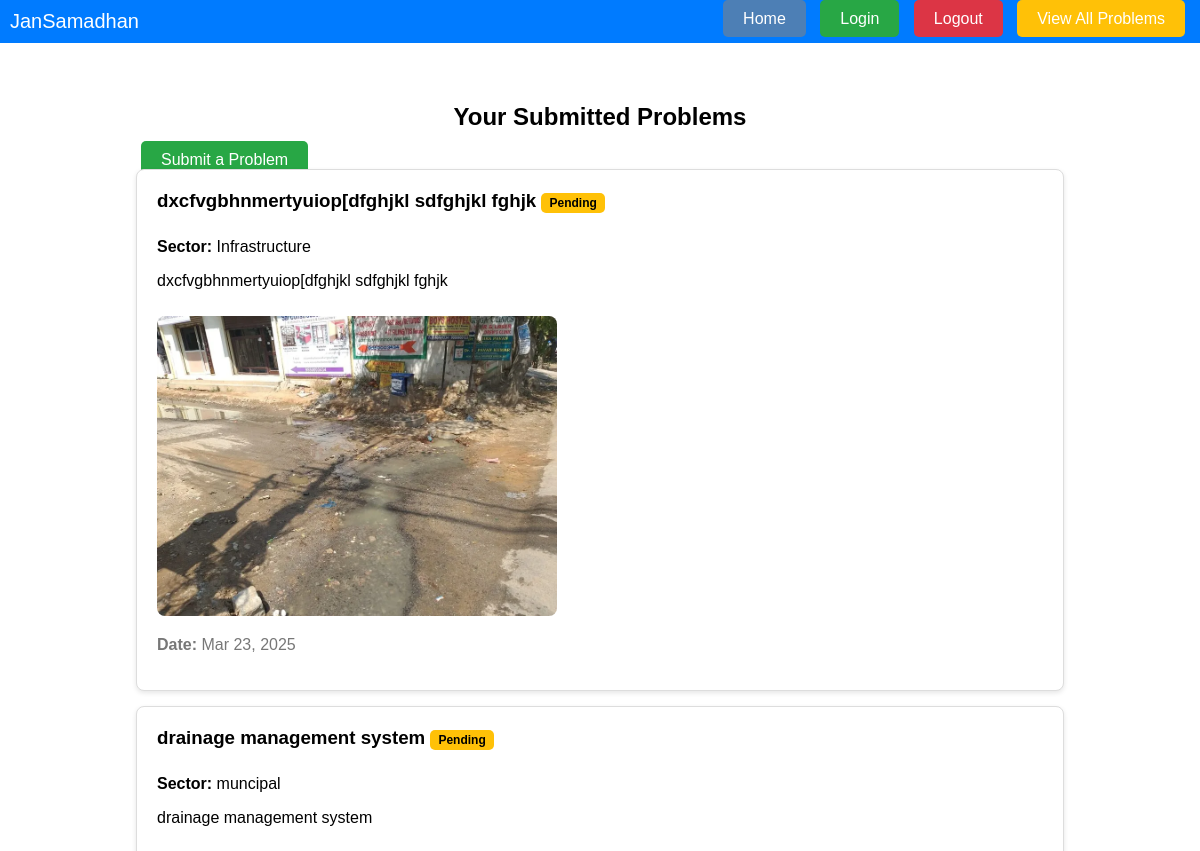
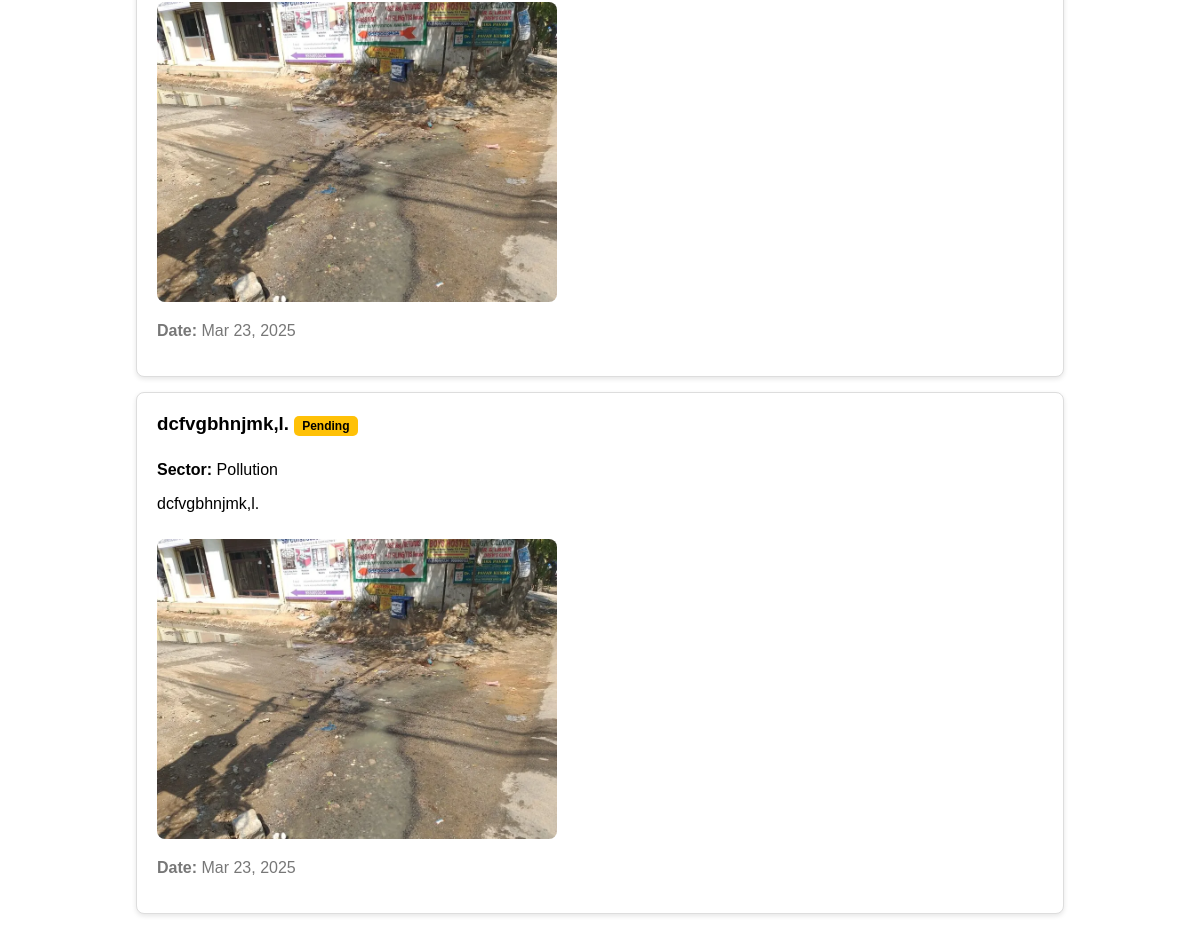
Page /view_problems/ (signed in) on the committed database (2 pictures, top to bottom).
### users/models.py (models this page shows)
class Problem(models.Model):
    SECTOR_CHOICES = [
        ('muncipal', 'muncipal'),
        ('electricity', 'electricity'),
        ('Pollution', 'Pollution'),
        ('environment', 'emviromment'),
        ('health','health'),
        ('education','education'),
        ('transport','transport'),
        ('Others', 'Others'),
    ]
    user = models.ForeignKey(CustomUser, on_delete=models.CASCADE)
    sector = models.CharField(max_length=50, choices=SECTOR_CHOICES)
    description = models.TextField()
    image = models.ImageField(upload_to='problem_images/', blank=True, null=True)
    mandal = models.CharField(max_length=100)
    district = models.CharField(max_length=100)
    status = models.CharField(max_length=20, default='Pending')
    submission_date = models.DateTimeField(auto_now_add=True)

### users/views.py (the view)
# urls.py: path('view_problems/', views.user_dashboard, name='view_problems'),
@login_required
def user_dashboard(request):
    problems = Problem.objects.filter(user=request.user)
    return render(request, 'view_problems.html', {'problems': problems})  # Corrected path

### users/templates/view_problems.html
{% extends 'base.html' %}
{% block content %}
<div class="problems-container" style="width: 80%; margin: 20px auto;">
    <h2 style="text-align: center; margin-bottom: 20px;">Your Submitted Problems</h2>
    <a href="{% url 'submit_problem' %}" class="btn btn-success" style="margin-bottom: 20px;">Submit a Problem</a>
    {% if problems %}
        <div style="display: flex; flex-direction: column; gap: 15px;">
            {% for problem in problems %}
                <div style="border: 1px solid #ddd; padding: 20px; border-radius: 8px; background-color: #fff; box-shadow: 0 2px 5px rgba(0,0,0,0.1);">
                    <h3 style="margin: 0; padding-bottom: 10px;">
                        {{ problem.description|truncatewords:5 }}
                        <span style="background-color: #ffc107; color: #000; padding: 3px 8px; border-radius: 5px; font-size: 12px;">
                            {{ problem.status }}
                        </span>
                    </h3>
                    <p><strong>Sector:</strong> {{ problem.sector }}</p>
                    <p>{{ problem.description }}</p>
                    {% if problem.image %}
                        <img src="{{ problem.image.url }}" alt="Problem Image" style="width: 100%; max-width: 400px; border-radius: 8px; margin-top: 10px;">
                    {% else %}
                        <p style="color: #777;">No image uploaded.</p>
                    {% endif %}
                    <p style="color: #777;"><strong>Date:</strong> {{ problem.submission_date|date:"M d, Y" }}</p>
                </div>
            {% endfor %}
        </div>
    {% else %}
        <p style="text-align: center;">No problems submitted yet.</p>
    {% endif %}
</div>
{% endblock %}

### users/templates/base.html (shortened to what this page needs)
<!DOCTYPE html>
<html>
<head>
    <link rel="stylesheet" type="text/css" href="/static/css/style.css">
</head>
<body>
    <div class="navbar" style="background-color: #007bff; padding: 10px;">
        <a href="/" style="color: white; font-size: 20px; text-decoration: none;">JanSamadhan</a>
    <div style="float: right;">
        <a href="{% url 'home' %}" class="btn btn-primary">Home</a>
        <a href="{% url 'login' %}" class="btn btn-success">Login</a>
        <a href="{% url 'logout' %}" class="btn btn-danger">Logout</a>
        {% if request.user.user_type == 'Employee' %}
            <a href="{% url 'employee_dashboard' %}" class="btn btn-warning">View All Problems</a>
        {% endif %}
    </div>
</div>
    <div class="container">
        {% block content %}
        {% endblock %}
    </div>
</body>
</html>

### users/static/css/style.css (style rules this page uses)
body { font-family: Arial, sans-serif; margin: 0; padding: 0; }
.navbar { overflow: hidden; background-color: #007bff; padding: 10px; color: white; }
.container { margin-top: 20px; padding: 20px; }
.btn { padding: 10px 20px; margin: 5px; border-radius: 5px; text-decoration: none; color: white; }
.btn-primary { background-color: #4d7fb5; }
.btn-warning { background-color: #ffc107; }
.btn-success { background-color: #28a745; }
.btn-danger { background-color: #dc3545; }
.problems-container { width: 80%; margin: 20px auto; }

### rows in the picture
Problem: description "dxcfvgbhnmertyuiop[dfghjkl sdfghjkl fghjk", status "Pending", sector "Infrastructure", image (picture), submission_date "Mar 23, 2025"
Problem: description "drainage management system", status "Pending", sector "muncipal", image (picture), submission_date "Mar 23, 2025"
Problem: description "dcfvgbhnjmk,l.", status "Pending", sector "Pollution", image (picture), submission_date "Mar 23, 2025"
